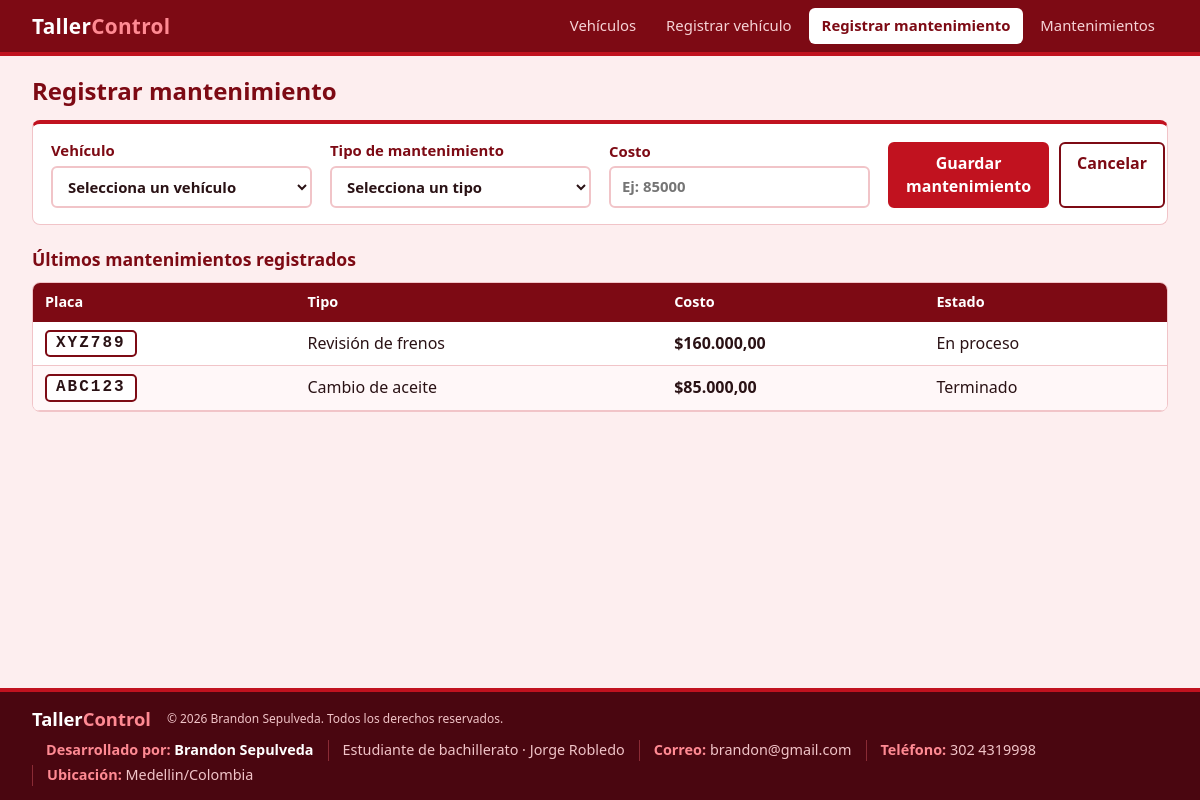
Page /mantenimiento_nuevo.php on the committed database.
### tables this page shows
CREATE TABLE IF NOT EXISTS mantenimientos (
  id          INT AUTO_INCREMENT PRIMARY KEY,
  vehiculo_id INT NOT NULL,
  tipo        VARCHAR(60) NOT NULL,
  costo       DECIMAL(10,2) NOT NULL,
  estado      ENUM('Pendiente','En proceso','Terminado') NOT NULL DEFAULT 'Pendiente',
  fecha       DATE NOT NULL,
  FOREIGN KEY (vehiculo_id) REFERENCES vehiculos(id) ON DELETE CASCADE
);

CREATE TABLE IF NOT EXISTS vehiculos (
  id          INT AUTO_INCREMENT PRIMARY KEY,
  placa       VARCHAR(10)  NOT NULL UNIQUE,
  marca       VARCHAR(50)  NOT NULL,
  modelo      VARCHAR(50)  NOT NULL,
  propietario VARCHAR(100) NOT NULL
);

### includes/conexion.php (called while the page is built, shortened)
<?php
function e($texto) {
    return htmlspecialchars($texto, ENT_QUOTES, 'UTF-8');
}
function dinero($valor) {
    return '$' . number_format($valor, 2, ',', '.');
}

### mantenimiento_nuevo.php (the view, shortened to what this page needs)
<?php
require 'includes/conexion.php';
$costo = '';
$vehiculos = $pdo->query('SELECT id, placa, marca, modelo FROM vehiculos ORDER BY placa')->fetchAll();
$recientes = $pdo->query('SELECT m.tipo, m.costo, m.estado, v.placa
                          FROM mantenimientos m INNER JOIN vehiculos v ON v.id = m.vehiculo_id
                          ORDER BY m.id DESC LIMIT 5')->fetchAll();
require 'includes/header.php';
?>
<h1>Registrar mantenimiento</h1>
<?php if (count($vehiculos) === 0): ?>
  <div class="vacio">
    <p>Primero necesitas registrar un vehículo.</p>
    <a class="boton" href="vehiculo_nuevo.php">Registrar vehículo</a>
  </div>
<?php else: ?>
  <form method="post" class="formulario">
    <label>Vehículo
      <select name="vehiculo_id" required>
        <option value="">Selecciona un vehículo</option>
      </select>
    </label>
    <label>Tipo de mantenimiento
      <select name="tipo" required>
        <option value="">Selecciona un tipo</option>
      </select>
    </label>
    <label>Costo
      <input type="number" name="costo" value="<?= e($costo) ?>" min="0.01" step="0.01" placeholder="Ej: 85000" required>
    </label>
    <div class="acciones">
      <button type="submit" class="boton">Guardar mantenimiento</button>
      <a class="boton secundario" href="mantenimientos.php">Cancelar</a>
    </div>
  </form>
<?php endif; ?>
<?php if ($recientes): ?>
  <h2>Últimos mantenimientos registrados</h2>
  <div class="tabla-caja">
    <table>
      <thead><tr><th>Placa</th><th>Tipo</th><th>Costo</th><th>Estado</th></tr></thead>
      <tbody>
        <?php foreach ($recientes as $r): ?>
          <tr>
            <td><span class="placa"><?= e($r['placa']) ?></span></td>
            <td><?= e($r['tipo']) ?></td>
            <td class="num"><?= dinero($r['costo']) ?></td>
            <td><?= e($r['estado']) ?></td>
          </tr>
        <?php endforeach; ?>
      </tbody>
    </table>
  </div>
<?php endif; ?>
<?php require 'includes/footer.php'; ?>

### css/estilos.css (style rules this page uses)
:root { --rojo: #C1121F; --rojo-oscuro: #7D0A14; --rojo-profundo: #4A0610; --rosa: #FDEEEF; --rosa-borde: #F1C4C8; --texto: #2A1215; --blanco: #FFFFFF; }
* { box-sizing: border-box; }
body { margin: 0; min-height: 100vh; display: flex; flex-direction: column; font-family: "Segoe UI", Tahoma, Arial, sans-serif; background: var(--rosa); color: var(--texto); line-height: 1.45; }
h1 { color: var(--rojo-oscuro); font-size: 1.5rem; margin: 0 0 12px; }
h2 { color: var(--rojo-oscuro); font-size: 1.1rem; margin: 22px 0 10px; }
.boton { display: inline-block; background: var(--rojo); color: var(--blanco); border: 2px solid var(--rojo); border-radius: 6px; padding: 8px 16px; font: inherit; font-weight: 600; text-decoration: none; cursor: pointer; }
.boton.secundario { background: transparent; color: var(--rojo-oscuro); border-color: var(--rojo-oscuro); }
.formulario { display: grid; grid-template-columns: repeat(auto-fit, minmax(220px, 1fr)); gap: 12px 18px; align-items: end; background: var(--blanco); border: 1px solid var(--rosa-borde); border-top: 4px solid var(--rojo); border-radius: 8px; padding: 16px 18px; }
.formulario label { display: block; font-weight: 600; color: var(--rojo-oscuro); font-size: .93rem; }
.formulario input, .formulario select, .buscador input { display: block; width: 100%; margin-top: 4px; padding: 8px 11px; border: 2px solid var(--rosa-borde); border-radius: 6px; font: inherit; color: var(--texto); background: var(--blanco); }
.acciones { display: flex; gap: 10px; }
.tabla-caja { background: var(--blanco); border: 1px solid var(--rosa-borde); border-radius: 8px; overflow-x: auto; }
table { width: 100%; border-collapse: collapse; min-width: 720px; }
th { background: var(--rojo-oscuro); color: var(--blanco); text-align: left; padding: 9px 12px; font-size: .9rem; }
td { padding: 8px 12px; border-bottom: 1px solid var(--rosa-borde); vertical-align: middle; }
tbody tr:nth-child(even) { background: #FFF7F8; }
td.num { font-weight: 700; white-space: nowrap; }
.placa { display: inline-block; background: var(--blanco); color: var(--texto); border: 2px solid var(--rojo-oscuro); border-radius: 5px; padding: 0 9px; font-family: Consolas, "Courier New", monospace; font-weight: 800; letter-spacing: 2px; }

### rows in the picture
mantenimientos: vehiculo.placa "XYZ789", tipo "Revisión de frenos", costo "$160.000,00", estado "En proceso"
mantenimientos: vehiculo.placa "ABC123", tipo "Cambio de aceite", costo "$85.000,00", estado "Terminado"

### other values in the picture
$config['autor'] "Brandon Sepulveda"
$etiqueta "Desarrollado por"
$valor "Brandon Sepulveda"
$valor "Estudiante de bachillerato · Jorge Robledo"
$etiqueta "Correo"
$valor "brandon@gmail.com"
$etiqueta "Teléfono"
$valor "302 4319998"
$etiqueta "Ubicación"
$valor "Medellin/Colombia"
